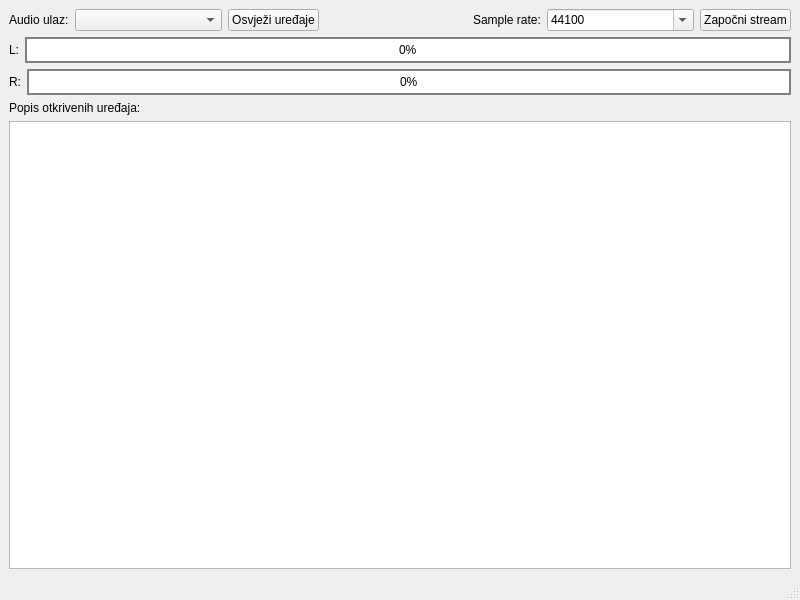
<?xml version="1.0" encoding="UTF-8"?>
<ui version="4.0">
 <class>MainWindow</class>
 <widget class="QMainWindow" name="MainWindow">
  <property name="geometry">
   <rect>
    <x>0</x>
    <y>0</y>
    <width>800</width>
    <height>600</height>
   </rect>
  </property>
  <property name="windowTitle">
   <string>MainWindow</string>
  </property>
  <widget class="QWidget" name="centralwidget">
   <layout class="QVBoxLayout" name="verticalLayout_2">
    <item>
     <layout class="QHBoxLayout" name="horizontalLayout">
      <item>
       <widget class="QLabel" name="label">
        <property name="text">
         <string>Audio ulaz:</string>
        </property>
       </widget>
      </item>
      <item>
       <widget class="QComboBox" name="comboBox_AudioIn">
        <property name="sizePolicy">
         <sizepolicy hsizetype="Expanding" vsizetype="Fixed">
          <horstretch>0</horstretch>
          <verstretch>0</verstretch>
         </sizepolicy>
        </property>
       </widget>
      </item>
      <item>
       <widget class="QPushButton" name="pushButton_OsvjeziUredaje">
        <property name="text">
         <string>Osvježi uređaje</string>
        </property>
       </widget>
      </item>
      <item>
       <spacer name="horizontalSpacer">
        <property name="orientation">
         <enum>Qt::Horizontal</enum>
        </property>
        <property name="sizeHint" stdset="0">
         <size>
          <width>40</width>
          <height>20</height>
         </size>
        </property>
       </spacer>
      </item>
      <item>
       <widget class="QLabel" name="label_6">
        <property name="text">
         <string>Sample rate:</string>
        </property>
       </widget>
      </item>
      <item>
       <widget class="QComboBox" name="comboBox_SampleRate">
        <property name="sizePolicy">
         <sizepolicy hsizetype="MinimumExpanding" vsizetype="Fixed">
          <horstretch>0</horstretch>
          <verstretch>0</verstretch>
         </sizepolicy>
        </property>
        <property name="editable">
         <bool>true</bool>
        </property>
        <item>
         <property name="text">
          <string>44100</string>
         </property>
        </item>
        <item>
         <property name="text">
          <string>48000</string>
         </property>
        </item>
       </widget>
      </item>
      <item>
       <widget class="QPushButton" name="pushButton_StartStop">
        <property name="text">
         <string>Započni stream</string>
        </property>
       </widget>
      </item>
     </layout>
    </item>
    <item>
     <layout class="QHBoxLayout" name="horizontalLayout_4">
      <item>
       <widget class="QLabel" name="label_4">
        <property name="minimumSize">
         <size>
          <width>10</width>
          <height>0</height>
         </size>
        </property>
        <property name="text">
         <string>L:</string>
        </property>
       </widget>
      </item>
      <item>
       <widget class="QProgressBar" name="progressBar_Vol_L">
        <property name="sizePolicy">
         <sizepolicy hsizetype="Expanding" vsizetype="Fixed">
          <horstretch>0</horstretch>
          <verstretch>0</verstretch>
         </sizepolicy>
        </property>
        <property name="styleSheet">
         <string notr="true">QProgressBar::chunk {
     background-color: #3add36;
     width: 1px;
 }

 QProgressBar {
     border: 2px solid grey;
     border-radius: 0px;
     text-align: center;
 }</string>
        </property>
        <property name="maximum">
         <number>100</number>
        </property>
        <property name="value">
         <number>0</number>
        </property>
       </widget>
      </item>
     </layout>
    </item>
    <item>
     <layout class="QHBoxLayout" name="horizontalLayout_5">
      <item>
       <widget class="QLabel" name="label_5">
        <property name="minimumSize">
         <size>
          <width>10</width>
          <height>0</height>
         </size>
        </property>
        <property name="text">
         <string>R:</string>
        </property>
       </widget>
      </item>
      <item>
       <widget class="QProgressBar" name="progressBar_Vol_R">
        <property name="styleSheet">
         <string notr="true">QProgressBar::chunk {
     background-color: #3add36;
     width: 1px;
 }

 QProgressBar {
     border: 2px solid grey;
     border-radius: 0px;
     text-align: center;
 }</string>
        </property>
        <property name="maximum">
         <number>100</number>
        </property>
        <property name="value">
         <number>0</number>
        </property>
       </widget>
      </item>
     </layout>
    </item>
    <item>
     <layout class="QVBoxLayout" name="verticalLayout">
      <item>
       <widget class="QLabel" name="label_3">
        <property name="text">
         <string>Popis otkrivenih uređaja:</string>
        </property>
       </widget>
      </item>
      <item>
       <widget class="QTextEdit" name="textEdit_Uredaji">
        <property name="readOnly">
         <bool>true</bool>
        </property>
       </widget>
      </item>
     </layout>
    </item>
   </layout>
  </widget>
  <widget class="QMenuBar" name="menubar">
   <property name="geometry">
    <rect>
     <x>0</x>
     <y>0</y>
     <width>800</width>
     <height>21</height>
    </rect>
   </property>
  </widget>
  <widget class="QStatusBar" name="statusbar"/>
 </widget>
 <resources/>
 <connections/>
</ui>
